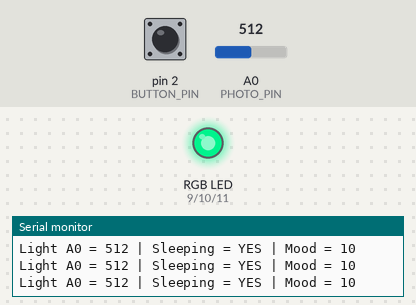
A sketch run on a simulated Arduino Uno, built with avr-gcc and run on an emulated ATmega328P. Shown: an RGB LED mixed from three pins (HIGH = lit), the last lines printed to the serial monitor. Dashed ring = blinking. The inputs (shaded band) are chosen by the test bench; at power-on: A0 (PHOTO_PIN) = 512, pin 2 (BUTTON_PIN) LOW.

Above: at 1.2 s.
1.3 s: A0 (PHOTO_PIN) set to 364
2.8 s: A0 (PHOTO_PIN) set to 335
At 3.7 s:
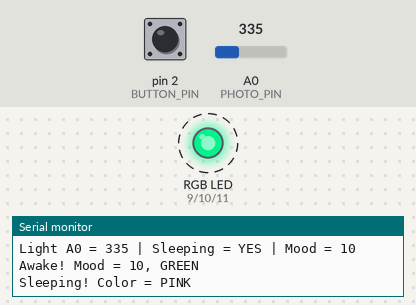
5.8 s: pin 2 (BUTTON_PIN) pulled HIGH for 0.15 s
8.9 s: A0 (PHOTO_PIN) set to 309
11.9 s: A0 (PHOTO_PIN) set to 281
At 13.1 s:
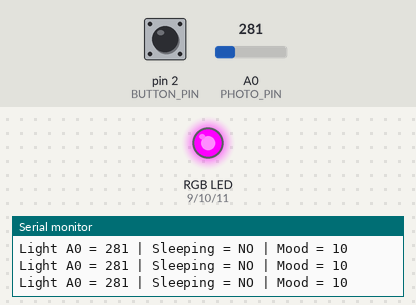
14.9 s: A0 (PHOTO_PIN) set to 360
At 16.0 s:
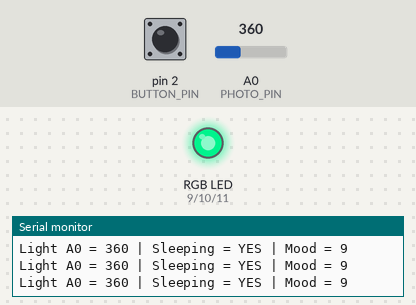
Timing chart, 0 to 17.4 s (numbered marks = the images above; inputs shaded):
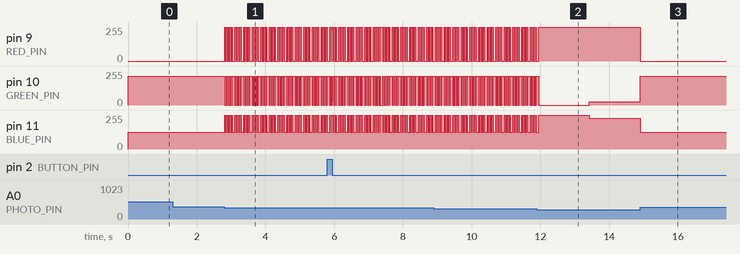

Measured:
- the behaviour switches between 351 and 350 on A0 (PHOTO_PIN) (found by bisection; images 0 and 1)
- the behaviour switches between 300 and 299 on A0 (PHOTO_PIN) (found by bisection; images 1 and 2)
- after the input at 2.8 s, pin 9 (RED_PIN): alternates 255/255 for 0.02 s and 0/255 for 0.03 s, starting at once; pin 10 (GREEN_PIN): alternates 215/255 for 0.03 s and 0/255 for 0.02 s, starting at once; pin 11 (BLUE_PIN): alternates 255/255 for 0.02 s and 125/255 for 0.03 s, starting at once
- after the input at 11.9 s, pin 9 (RED_PIN): goes on until 12.0 s, then stays 255/255
- after the input at 14.9 s, pin 9 (RED_PIN): 255/255 → 0/255 at once

The sketch:

Homework2.ino
```cpp
/*
  INTERACTIVE PLUSH TOY
  Mood System + Photoresistor Sleeping Mode

  RGB LED:
    R  -> D9
    G  -> D10
    B  -> D11
    V  -> 5V

  Button module:
    IN  -> D2
    VCC -> 5V
    GND -> GND

  Photoresistor module:
    A0  -> Arduino A0
    VCC -> 5V
    GND -> GND
    D0  -> Not connected

  MOOD:
    0 points  = Blue (very sad)
    10 points = Green (neutral)
    20 points = Red (very happy)

  SLEEP:
    Cover photoresistor = Pink
    Uncover photoresistor = Wake up, reset to 10 (green)

  IMPORTANT:
    This version assumes the photoresistor reading
    INCREASES when covered.
*/

// ----- PIN SETTINGS -----

const int RED_PIN = 9;
const int GREEN_PIN = 10;
const int BLUE_PIN = 11;

const int BUTTON_PIN = 2;
const int PHOTO_PIN = A0;

// RGB module with V connected to 5V
const bool COMMON_ANODE = true;

// Change to LOW if your button outputs LOW when pressed.
const int PRESSED_LEVEL = HIGH;

// ----- MOOD SETTINGS -----

int mood = 10;

const int MIN_MOOD = 0;
const int MAX_MOOD = 20;

const unsigned long SAD_INTERVAL = 1500UL;
const unsigned long DEBOUNCE_MS = 40UL;

// ----- PHOTORESISTOR SETTINGS -----

// Adjust these after checking Serial Monitor.
const int DARK_THRESHOLD = 300;
const int LIGHT_THRESHOLD = 350;

bool sleeping = false;

// ----- TIMERS AND BUTTON STATES -----

unsigned long lastPetTime = 0;
unsigned long lastDebounceTime = 0;
unsigned long lastLightUpdate = 0;

int lastReading = LOW;
int stableButtonState = LOW;


// ----- RGB LED CONTROL -----

void setRGB(int red, int green, int blue) {
  red = constrain(red, 0, 255);
  green = constrain(green, 0, 255);
  blue = constrain(blue, 0, 255);

  if (COMMON_ANODE) {
    red = 255 - red;
    green = 255 - green;
    blue = 255 - blue;
  }

  analogWrite(RED_PIN, red);
  analogWrite(GREEN_PIN, green);
  analogWrite(BLUE_PIN, blue);
}


// ----- MOOD COLOR -----

void updateLED() {

  // Sleeping overrides all mood colors.
  if (sleeping) {
    // Pink = red + blue
    setRGB(255, 40, 130);
    return;
  }

  int red = 0;
  int green = 0;
  int blue = 0;

  // 0 points = blue
  // 10 points = green
  // 20 points = red

  if (mood <= 10) {
    green = map(mood, 0, 10, 0, 255);
    blue = map(mood, 0, 10, 255, 0);
  }
  else {
    red = map(mood, 10, 20, 0, 255);
    green = map(mood, 10, 20, 255, 0);
  }

  setRGB(red, green, blue);
}


// ----- SETUP -----

void setup() {
  pinMode(RED_PIN, OUTPUT);
  pinMode(GREEN_PIN, OUTPUT);
  pinMode(BLUE_PIN, OUTPUT);

  pinMode(BUTTON_PIN, INPUT);

  Serial.begin(9600);

  mood = 10;
  lastPetTime = millis();

  updateLED();

  Serial.println("Toy started!");
  Serial.println("Mood = 10 (GREEN)");
}


// ----- MAIN PROGRAM -----

void loop() {
  unsigned long now = millis();

  // ----- PHOTORESISTOR -----

  int lightLevel = analogRead(PHOTO_PIN);

  // REVERSED DETECTION:
  // Higher reading = covered/dark = sleep
  // Lower reading = uncovered/light = wake

  if (!sleeping && lightLevel >= DARK_THRESHOLD) {
    sleeping = true;

    Serial.println("Sleeping! Color = PINK");

    updateLED();
  }
  else if (sleeping && lightLevel <= LIGHT_THRESHOLD) {
    sleeping = false;

    // Wake up with a neutral mood.
    mood = 10;
    lastPetTime = now;

    Serial.println("Awake! Mood = 10, GREEN");

    updateLED();
  }


  // ----- BUTTON -----

  int reading = digitalRead(BUTTON_PIN);

  if (reading != lastReading) {
    lastDebounceTime = now;
    lastReading = reading;
  }

  if (now - lastDebounceTime >= DEBOUNCE_MS) {

    if (reading != stableButtonState) {
      stableButtonState = reading;

      // Count a single press, not a held button.
      if (stableButtonState == PRESSED_LEVEL) {

        if (!sleeping) {
          mood = min(mood + 1, MAX_MOOD);
          lastPetTime = now;

          Serial.print("Petted! Mood = ");
          Serial.println(mood);

          updateLED();
        }
      }
    }
  }


  // ----- MOOD DECAY -----

  // Mood countdown pauses while sleeping.
  if (!sleeping && now - lastPetTime >= SAD_INTERVAL) {

    unsigned long drops =
      (now - lastPetTime) / SAD_INTERVAL;

    mood = max(mood - (int)drops, MIN_MOOD);

    lastPetTime += drops * SAD_INTERVAL;

    Serial.print("Getting sad. Mood = ");
    Serial.println(mood);

    updateLED();
  }


  // ----- DEBUGGING -----

  if (now - lastLightUpdate >= 250UL) {
    lastLightUpdate = now;

    Serial.print("Light A0 = ");
    Serial.print(lightLevel);

    Serial.print(" | Sleeping = ");
    Serial.print(sleeping ? "YES" : "NO");

    Serial.print(" | Mood = ");
    Serial.println(mood);
  }
}
```
